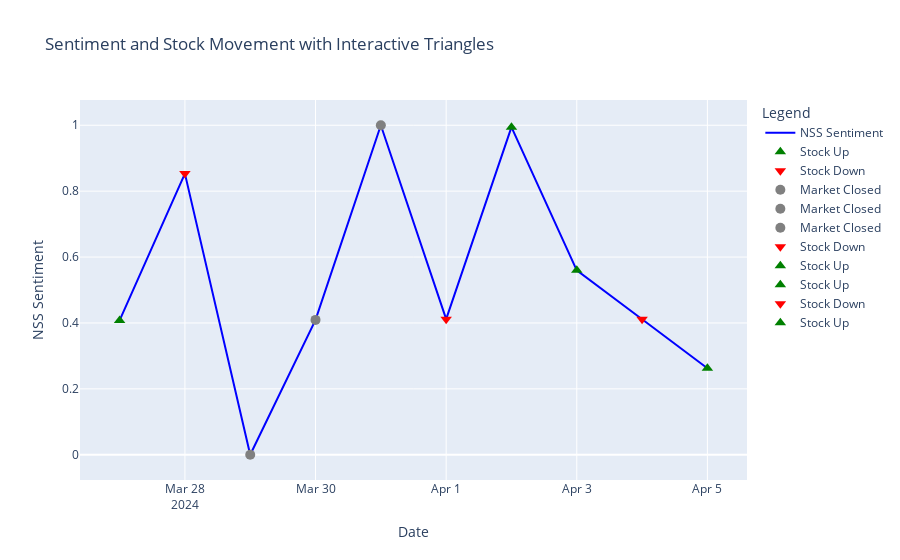

Source (notebook cell):
### Markdown cell above
#### Plotly Visualization
This visualization offers an interactive graph of the same data. This graph enhances the user experience by allowing for dynamic interaction, such as hovering to reveal exact values, zooming, and panning. Similar to the Matplotlib graph, it uses markers (triangles and circles) to indicate daily stock performance.

This interactive graph provides a more engaging way to explore the data, making it easier to pinpoint and analyze specific dates or trends in sentiment relative to stock price movements.

### Code cell
import plotly.graph_objects as go

# Creating the line plot for weighted average sentiment
fig = go.Figure()
fig.add_trace(go.Scatter(x=nss_df['date'], y=nss_df['normalized_nss'], mode='lines', name='NSS Sentiment', line=dict(color='blue')))

# Adding markers for actual stock labels
for i, row in nss_df.iterrows():
    if row['actual_label'] == 1:
        fig.add_trace(go.Scatter(x=[row['date']], y=[row['normalized_nss']], mode='markers', marker_symbol='triangle-up', marker_color='green', marker_size=10, name='Stock Up'))
    elif row['actual_label'] == 0:
        fig.add_trace(go.Scatter(x=[row['date']], y=[row['normalized_nss']], mode='markers', marker_symbol='triangle-down', marker_color='red', marker_size=10, name='Stock Down'))
    else:
        fig.add_trace(go.Scatter(x=[row['date']], y=[row['normalized_nss']], mode='markers', marker_symbol='circle', marker_color='grey', marker_size=10, name='Market Closed'))

# Setting layout for the figure
fig.update_layout(title='Sentiment and Stock Movement with Interactive Triangles', xaxis_title='Date', yaxis_title='NSS Sentiment', legend_title='Legend')
fig.show()

### Figure 1 — Plotly figure (JSON) as saved in the notebook; plotly's stock layout.template omitted (floating-point values rounded to 4 significant figures)
{"data": [{"line": {"color": "blue"}, "mode": "lines", "name": "NSS Sentiment", "type": "scatter", "x": ["2024-03-27T00:00:00", "2024-03-28T00:00:00", "2024-03-29T00:00:00", "2024-03-30T00:00:00", "2024-03-31T00:00:00", "2024-04-01T00:00:00", "2024-04-02T00:00:00", "2024-04-03T00:00:00", "2024-04-04T00:00:00", "2024-04-05T00:00:00"], "y": [0.4076, 0.8532, 0, 0.4093, 1.0, 0.4115, 0.9942, 0.5596, 0.4111, 0.2625]}, {"marker": {"color": "green", "size": 10, "symbol": "triangle-up"}, "mode": "markers", "name": "Stock Up", "type": "scatter", "x": ["2024-03-27T00:00:00"], "y": [0.4076]}, {"marker": {"color": "red", "size": 10, "symbol": "triangle-down"}, "mode": "markers", "name": "Stock Down", "type": "scatter", "x": ["2024-03-28T00:00:00"], "y": [0.8532]}, {"marker": {"color": "grey", "size": 10, "symbol": "circle"}, "mode": "markers", "name": "Market Closed", "type": "scatter", "x": ["2024-03-29T00:00:00"], "y": [0]}, {"marker": {"color": "grey", "size": 10, "symbol": "circle"}, "mode": "markers", "name": "Market Closed", "type": "scatter", "x": ["2024-03-30T00:00:00"], "y": [0.4093]}, {"marker": {"color": "grey", "size": 10, "symbol": "circle"}, "mode": "markers", "name": "Market Closed", "type": "scatter", "x": ["2024-03-31T00:00:00"], "y": [1.0]}, {"marker": {"color": "red", "size": 10, "symbol": "triangle-down"}, "mode": "markers", "name": "Stock Down", "type": "scatter", "x": ["2024-04-01T00:00:00"], "y": [0.4115]}, {"marker": {"color": "green", "size": 10, "symbol": "triangle-up"}, "mode": "markers", "name": "Stock Up", "type": "scatter", "x": ["2024-04-02T00:00:00"], "y": [0.9942]}, {"marker": {"color": "green", "size": 10, "symbol": "triangle-up"}, "mode": "markers", "name": "Stock Up", "type": "scatter", "x": ["2024-04-03T00:00:00"], "y": [0.5596]}, {"marker": {"color": "red", "size": 10, "symbol": "triangle-down"}, "mode": "markers", "name": "Stock Down", "type": "scatter", "x": ["2024-04-04T00:00:00"], "y": [0.4111]}, {"marker": {"color": "green", "size": 10, "symbol": "triangle-up"}, "mode": "markers", "name": "Stock Up", "type": "scatter", "x": ["2024-04-05T00:00:00"], "y": [0.2625]}], "layout": {"legend": {"title": {"text": "Legend"}}, "title": {"text": "Sentiment and Stock Movement with Interactive Triangles"}, "xaxis": {"title": {"text": "Date"}}, "yaxis": {"title": {"text": "NSS Sentiment"}}}}
